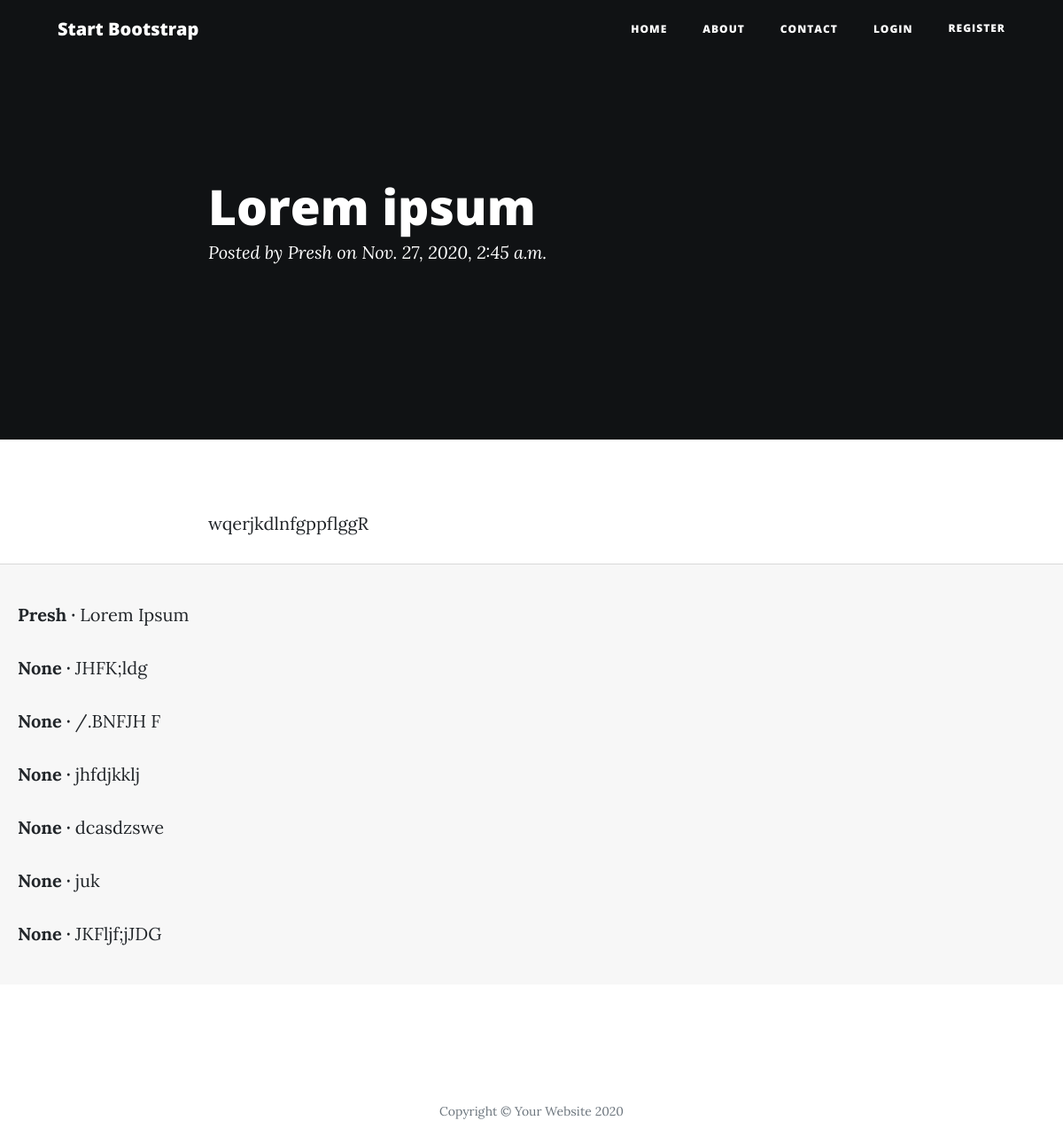
The app's page /post/1/ with its own data.
### blogs/models.py (models this page shows, shortened)
class Post(models.Model):
    title = models.CharField(max_length=200)
    author = models.ForeignKey(User, on_delete=models.CASCADE,) # Allows for many to one relationship
    category = models.ForeignKey(CategoryTable, null=True, on_delete=models.CASCADE,)
    body = models.TextField()
    date = models.DateTimeField(auto_now_add=True)

class Comment(models.Model):
    post = models.ForeignKey(Post, on_delete=models.CASCADE, related_name='comments',)
    comment = models.CharField(max_length=200)
    author = models.ForeignKey(get_user_model(), on_delete=models.CASCADE, null=True)
    def __str__(self):
        return self.comment

### blogs/views.py (the view)
# urls.py: path('post/<int:pk>/', BlogDetailView.as_view(), name='post_detail'),
class BlogDetailView(DetailView):
    model = Post
    template_name = 'blogs/post.html'

### blogs/templates/blogs/post.html (shortened to what this page needs)
{% extends 'blogs/base.html' %}
{% block content %}
  <header class="masthead" style="background-color: black">
    <div class="overlay"></div>
    <div class="container">
      <div class="row">
        <div class="col-lg-8 col-md-10 mx-auto">
          <div class="post-heading">
            <h1>{{ post.title }}</h1>
            <span class="meta">Posted by
              {{ post.author }}
              on {{ post.date }}</span>
          </div>
        </div>
      </div>
    </div>
  </header>
 <article>
    <div class="container">
      <div class="row">
        <div class="col-lg-8 col-md-10 mx-auto">
          <p>{{ post.body }}</p>
        </div>
      </div>
    </div>
 </article>
<div class="card-footer">
  {% for comment in post.comments.all %}
    <p>
      <span class="font-weight-bold">{{ comment.author }} &middot;</span>
      {{ comment }}
    </p>
  {% endfor %}
</div>
{% endblock content %}

### records on screen
Post: title "Lorem ipsum", author "Presh", date "Nov. 27, 2020, 2:45 a.m.", body "wqerjkdlnfgppflggR"
Comment: author "Presh", comment "Lorem Ipsum"
Comment: author "None", comment "JHFK;ldg"
Comment: author "None", comment "/.BNFJH F"
Comment: author "None", comment "jhfdjkklj"
Comment: author "None", comment "dcasdzswe"
Comment: author "None", comment "juk"
Comment: author "None", comment "JKFljf;jJDG"
